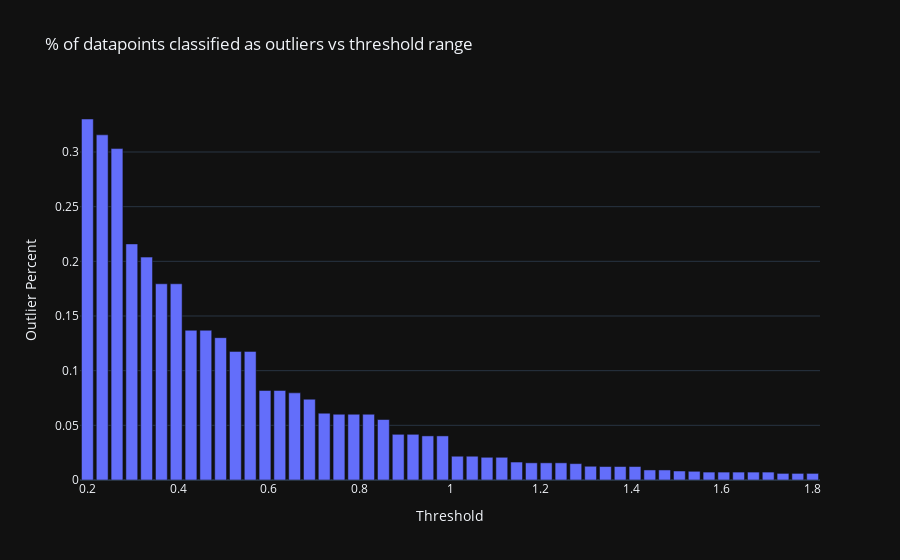

The code cell stored with this chart in its notebook:
### Markdown cell above
### Study for threshold selection

The lower the `ANOMALY_THRESHOLD` multiplier is, the more outliers will be detected, and therefore more False Positives will be captured. If set too high, then legit outliers will be missed and it will result in False Negatives.

In the below plot below we observe the effect of changing this parameter within a range 0.2-1.8.

We see that setting this parameter to 0.2 will yield 33% rate for anomalous observations, and setting it to 1.8 will classify 0.6% of observations as anomalies.

Which value should be chosen here?

I believe it should be a users decision how sensitive their system should be.

I've set it to 1.5 as it seems to be capturing all anomalies acording to my preference.

### Code cell
# create a list of thresholds within sensible range,
# then for each threshold calculate a percentage of
# data points identified as outliers
thresholds = np.linspace(0.2, 1.8, 50)
n_outliers_p = []
for t in thresholds:
    idx = resampled['obs_count'] > (resampled['fence_high'] + 1) * t
    n_outliers = resampled[idx].shape[0]
    n_outliers_p.append(n_outliers / resampled.shape[0])
    
px.bar(x=thresholds, y=n_outliers_p, height=300, labels={'x': 'Threshold', 'y': 'Outlier Percent'},
       title='% of datapoints classified as outliers vs threshold range')

### Figure 1 — Plotly figure (JSON) as saved in the notebook; plotly's stock layout.template omitted (floating-point values rounded to 4 significant figures)
{"data": [{"alignmentgroup": "True", "hovertemplate": "Threshold=%{x}<br>Outlier Percent=%{y}<extra></extra>", "legendgroup": "", "marker": {"color": "#636efa"}, "name": "", "offsetgroup": "", "orientation": "v", "showlegend": false, "textposition": "auto", "type": "bar", "x": [0.2, 0.2327, 0.2653, 0.298, 0.3306, 0.3633, 0.3959, 0.4286, 0.4612, 0.4939, 0.5265, 0.5592, 0.5918, 0.6245, 0.6571, 0.6898, 0.7224, 0.7551, 0.7878, 0.8204, 0.8531, 0.8857, 0.9184, 0.951, 0.9837, 1.016, 1.049, 1.082, 1.114, 1.147, 1.18, 1.212, 1.245, 1.278, 1.31, 1.343, 1.376, 1.408, 1.441, 1.473, 1.506, 1.539, 1.571, 1.604, 1.637, 1.669, 1.702, 1.735, 1.767, 1.8], "xaxis": "x", "y": [0.3302, 0.3157, 0.3031, 0.2159, 0.2039, 0.1795, 0.1795, 0.137, 0.137, 0.1302, 0.1176, 0.1176, 0.08188, 0.08188, 0.07971, 0.07391, 0.06111, 0.06014, 0.06014, 0.06014, 0.05531, 0.04179, 0.04179, 0.04034, 0.04034, 0.02174, 0.02174, 0.02077, 0.02077, 0.01643, 0.0157, 0.0157, 0.0157, 0.01498, 0.01256, 0.01232, 0.01232, 0.01232, 0.009179, 0.009179, 0.008213, 0.007971, 0.007246, 0.007246, 0.007246, 0.007246, 0.007246, 0.006039, 0.006039, 0.006039], "yaxis": "y"}], "layout": {"autosize": true, "barmode": "relative", "legend": {"tracegroupgap": 0}, "title": {"text": "% of datapoints classified as outliers vs threshold range"}, "xaxis": {"anchor": "y", "autorange": true, "domain": [0, 1], "range": [0.1837, 1.816], "title": {"text": "Threshold"}, "type": "linear"}, "yaxis": {"anchor": "x", "autorange": true, "domain": [0, 1], "range": [0, 0.3476], "title": {"text": "Outlier Percent"}, "type": "linear"}}}
